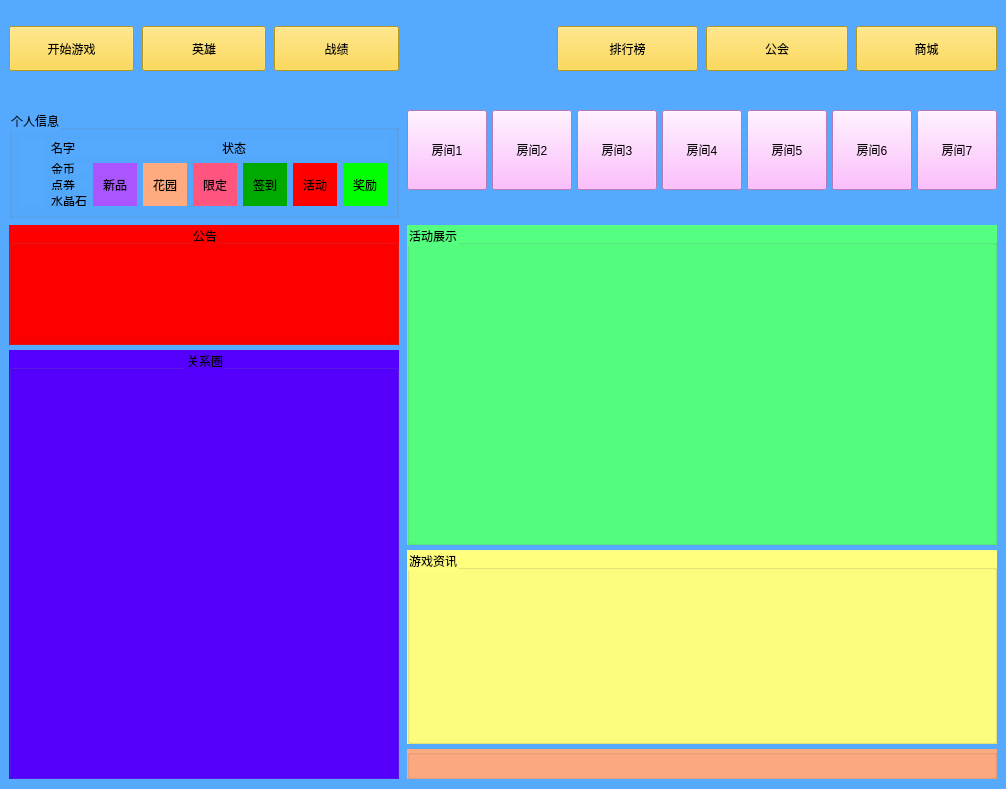
<?xml version="1.0" encoding="UTF-8"?>
<ui version="4.0">
 <class>GameFrameUI</class>
 <widget class="QWidget" name="GameFrameUI">
  <property name="enabled">
   <bool>true</bool>
  </property>
  <property name="geometry">
   <rect>
    <x>0</x>
    <y>0</y>
    <width>1006</width>
    <height>789</height>
   </rect>
  </property>
  <property name="minimumSize">
   <size>
    <width>800</width>
    <height>500</height>
   </size>
  </property>
  <property name="windowTitle">
   <string>Form</string>
  </property>
  <property name="styleSheet">
   <string notr="true">background-color: rgb(85, 170, 255);</string>
  </property>
  <layout class="QGridLayout" name="gridLayout">
   <property name="leftMargin">
    <number>9</number>
   </property>
   <property name="topMargin">
    <number>9</number>
   </property>
   <property name="rightMargin">
    <number>9</number>
   </property>
   <property name="bottomMargin">
    <number>10</number>
   </property>
   <property name="horizontalSpacing">
    <number>8</number>
   </property>
   <property name="verticalSpacing">
    <number>5</number>
   </property>
   <item row="4" column="0" rowspan="3" colspan="3">
    <widget class="QGroupBox" name="groupBox_4">
     <property name="styleSheet">
      <string notr="true">background-color: rgb(85, 0, 255);</string>
     </property>
     <property name="title">
      <string>关系圈</string>
     </property>
     <property name="alignment">
      <set>Qt::AlignCenter</set>
     </property>
    </widget>
   </item>
   <item row="2" column="0" colspan="3">
    <widget class="QGroupBox" name="groupBox">
     <property name="maximumSize">
      <size>
       <width>500</width>
       <height>108</height>
      </size>
     </property>
     <property name="styleSheet">
      <string notr="true"/>
     </property>
     <property name="title">
      <string>个人信息</string>
     </property>
     <layout class="QGridLayout" name="gridLayout_2">
      <item row="0" column="0">
       <widget class="QLabel" name="labelHead">
        <property name="minimumSize">
         <size>
          <width>0</width>
          <height>0</height>
         </size>
        </property>
        <property name="maximumSize">
         <size>
          <width>60</width>
          <height>16777215</height>
         </size>
        </property>
        <property name="text">
         <string/>
        </property>
        <property name="pixmap">
         <pixmap resource="imgage.qrc">:/img/icon.png</pixmap>
        </property>
        <property name="scaledContents">
         <bool>true</bool>
        </property>
       </widget>
      </item>
      <item row="0" column="1">
       <layout class="QVBoxLayout" name="verticalLayout_2">
        <item>
         <layout class="QHBoxLayout" name="horizontalLayout">
          <item>
           <widget class="QLabel" name="labelName">
            <property name="text">
             <string>名字</string>
            </property>
           </widget>
          </item>
          <item>
           <widget class="QLabel" name="labelState">
            <property name="text">
             <string>状态</string>
            </property>
           </widget>
          </item>
         </layout>
        </item>
        <item>
         <layout class="QHBoxLayout" name="horizontalLayout_3">
          <item>
           <layout class="QHBoxLayout" name="horizontalLayout_2">
            <item>
             <layout class="QVBoxLayout" name="verticalLayout">
              <item>
               <widget class="QLabel" name="labelGold">
                <property name="text">
                 <string>金币</string>
                </property>
               </widget>
              </item>
              <item>
               <widget class="QLabel" name="label_2">
                <property name="text">
                 <string>点券</string>
                </property>
               </widget>
              </item>
              <item>
               <widget class="QLabel" name="label_4">
                <property name="text">
                 <string>水晶石</string>
                </property>
               </widget>
              </item>
             </layout>
            </item>
            <item>
             <widget class="UILabel" name="label_newGoods">
              <property name="minimumSize">
               <size>
                <width>44</width>
                <height>0</height>
               </size>
              </property>
              <property name="styleSheet">
               <string notr="true">background-color: rgb(170, 85, 255);</string>
              </property>
              <property name="text">
               <string>新品</string>
              </property>
              <property name="alignment">
               <set>Qt::AlignCenter</set>
              </property>
             </widget>
            </item>
            <item>
             <widget class="UILabel" name="label_6">
              <property name="minimumSize">
               <size>
                <width>44</width>
                <height>0</height>
               </size>
              </property>
              <property name="styleSheet">
               <string notr="true">background-color: rgb(255, 170, 127);</string>
              </property>
              <property name="text">
               <string>花园</string>
              </property>
              <property name="alignment">
               <set>Qt::AlignCenter</set>
              </property>
             </widget>
            </item>
            <item>
             <widget class="UILabel" name="label_5">
              <property name="minimumSize">
               <size>
                <width>44</width>
                <height>0</height>
               </size>
              </property>
              <property name="styleSheet">
               <string notr="true">background-color: rgb(255, 85, 127);</string>
              </property>
              <property name="text">
               <string>限定</string>
              </property>
              <property name="alignment">
               <set>Qt::AlignCenter</set>
              </property>
             </widget>
            </item>
            <item>
             <widget class="UILabel" name="label_9">
              <property name="minimumSize">
               <size>
                <width>44</width>
                <height>0</height>
               </size>
              </property>
              <property name="styleSheet">
               <string notr="true">background-color: rgb(0, 170, 0);</string>
              </property>
              <property name="text">
               <string>签到</string>
              </property>
              <property name="alignment">
               <set>Qt::AlignCenter</set>
              </property>
             </widget>
            </item>
            <item>
             <widget class="UILabel" name="label_10">
              <property name="minimumSize">
               <size>
                <width>44</width>
                <height>0</height>
               </size>
              </property>
              <property name="styleSheet">
               <string notr="true">background-color: rgb(255, 0, 0);</string>
              </property>
              <property name="text">
               <string>活动</string>
              </property>
              <property name="alignment">
               <set>Qt::AlignCenter</set>
              </property>
             </widget>
            </item>
            <item>
             <widget class="UILabel" name="label_8">
              <property name="minimumSize">
               <size>
                <width>44</width>
                <height>0</height>
               </size>
              </property>
              <property name="styleSheet">
               <string notr="true">background-color: rgb(0, 255, 0);</string>
              </property>
              <property name="text">
               <string>奖励</string>
              </property>
              <property name="alignment">
               <set>Qt::AlignCenter</set>
              </property>
             </widget>
            </item>
           </layout>
          </item>
         </layout>
        </item>
       </layout>
      </item>
     </layout>
    </widget>
   </item>
   <item row="5" column="3" colspan="4">
    <widget class="QGroupBox" name="groupBox_5">
     <property name="minimumSize">
      <size>
       <width>0</width>
       <height>120</height>
      </size>
     </property>
     <property name="styleSheet">
      <string notr="true">background-color: rgb(255, 255, 127);</string>
     </property>
     <property name="title">
      <string>游戏资讯</string>
     </property>
    </widget>
   </item>
   <item row="3" column="3" rowspan="2" colspan="4">
    <widget class="QGroupBox" name="groupBox_2">
     <property name="styleSheet">
      <string notr="true">background-color: rgb(85, 255, 127);</string>
     </property>
     <property name="title">
      <string>活动展示</string>
     </property>
    </widget>
   </item>
   <item row="3" column="0" colspan="3">
    <widget class="QGroupBox" name="groupBox_3">
     <property name="minimumSize">
      <size>
       <width>0</width>
       <height>120</height>
      </size>
     </property>
     <property name="maximumSize">
      <size>
       <width>16777215</width>
       <height>120</height>
      </size>
     </property>
     <property name="styleSheet">
      <string notr="true">background-color: rgb(255, 0, 0);</string>
     </property>
     <property name="title">
      <string>公告</string>
     </property>
     <property name="alignment">
      <set>Qt::AlignCenter</set>
     </property>
    </widget>
   </item>
   <item row="6" column="3" colspan="4">
    <widget class="QGroupBox" name="groupBox_6">
     <property name="minimumSize">
      <size>
       <width>0</width>
       <height>30</height>
      </size>
     </property>
     <property name="maximumSize">
      <size>
       <width>16777215</width>
       <height>30</height>
      </size>
     </property>
     <property name="styleSheet">
      <string notr="true">background-color: rgb(255, 170, 127);</string>
     </property>
     <property name="title">
      <string/>
     </property>
     <property name="alignment">
      <set>Qt::AlignCenter</set>
     </property>
    </widget>
   </item>
   <item row="0" column="1">
    <widget class="QPushButton" name="pushButton_2">
     <property name="minimumSize">
      <size>
       <width>0</width>
       <height>45</height>
      </size>
     </property>
     <property name="styleSheet">
      <string notr="true">background-color: rgb(255, 209, 39);</string>
     </property>
     <property name="text">
      <string>英雄</string>
     </property>
    </widget>
   </item>
   <item row="0" column="3">
    <widget class="QLabel" name="label">
     <property name="minimumSize">
      <size>
       <width>120</width>
       <height>80</height>
      </size>
     </property>
     <property name="maximumSize">
      <size>
       <width>180</width>
       <height>80</height>
      </size>
     </property>
     <property name="text">
      <string/>
     </property>
     <property name="textFormat">
      <enum>Qt::PlainText</enum>
     </property>
     <property name="pixmap">
      <pixmap resource="imgage.qrc">:/img/liaowt.png</pixmap>
     </property>
     <property name="scaledContents">
      <bool>true</bool>
     </property>
     <property name="alignment">
      <set>Qt::AlignCenter</set>
     </property>
    </widget>
   </item>
   <item row="0" column="5">
    <widget class="QPushButton" name="pushButton_5">
     <property name="minimumSize">
      <size>
       <width>0</width>
       <height>45</height>
      </size>
     </property>
     <property name="styleSheet">
      <string notr="true">background-color: rgb(255, 209, 39);</string>
     </property>
     <property name="text">
      <string>公会</string>
     </property>
    </widget>
   </item>
   <item row="0" column="4">
    <widget class="QPushButton" name="pushButton_4">
     <property name="minimumSize">
      <size>
       <width>0</width>
       <height>45</height>
      </size>
     </property>
     <property name="styleSheet">
      <string notr="true">background-color: rgb(255, 209, 39);</string>
     </property>
     <property name="text">
      <string>排行榜</string>
     </property>
    </widget>
   </item>
   <item row="0" column="6">
    <widget class="QPushButton" name="pushButton_6">
     <property name="minimumSize">
      <size>
       <width>0</width>
       <height>45</height>
      </size>
     </property>
     <property name="styleSheet">
      <string notr="true">background-color: rgb(255, 209, 39);</string>
     </property>
     <property name="text">
      <string>商城</string>
     </property>
    </widget>
   </item>
   <item row="2" column="3" colspan="4">
    <layout class="QHBoxLayout" name="horizontalLayout_4" stretch="0,2,0,0,0,0,0">
     <property name="spacing">
      <number>5</number>
     </property>
     <property name="sizeConstraint">
      <enum>QLayout::SetFixedSize</enum>
     </property>
     <property name="leftMargin">
      <number>0</number>
     </property>
     <property name="topMargin">
      <number>1</number>
     </property>
     <property name="bottomMargin">
      <number>30</number>
     </property>
     <item>
      <widget class="QPushButton" name="pushButton_Fight">
       <property name="minimumSize">
        <size>
         <width>80</width>
         <height>80</height>
        </size>
       </property>
       <property name="maximumSize">
        <size>
         <width>80</width>
         <height>80</height>
        </size>
       </property>
       <property name="styleSheet">
        <string notr="true">background-color: rgb(255, 170, 255);</string>
       </property>
       <property name="text">
        <string>房间1</string>
       </property>
      </widget>
     </item>
     <item>
      <widget class="QPushButton" name="pushButton_Multiplayer">
       <property name="minimumSize">
        <size>
         <width>80</width>
         <height>80</height>
        </size>
       </property>
       <property name="maximumSize">
        <size>
         <width>80</width>
         <height>80</height>
        </size>
       </property>
       <property name="styleSheet">
        <string notr="true">background-color: rgb(255, 170, 255);</string>
       </property>
       <property name="text">
        <string>房间2</string>
       </property>
      </widget>
     </item>
     <item>
      <widget class="QPushButton" name="pushButton_SameTable">
       <property name="minimumSize">
        <size>
         <width>80</width>
         <height>80</height>
        </size>
       </property>
       <property name="maximumSize">
        <size>
         <width>80</width>
         <height>80</height>
        </size>
       </property>
       <property name="styleSheet">
        <string notr="true">background-color: rgb(255, 170, 255);</string>
       </property>
       <property name="text">
        <string>房间3</string>
       </property>
      </widget>
     </item>
     <item>
      <widget class="QPushButton" name="pushButton_Guess">
       <property name="minimumSize">
        <size>
         <width>80</width>
         <height>80</height>
        </size>
       </property>
       <property name="maximumSize">
        <size>
         <width>80</width>
         <height>80</height>
        </size>
       </property>
       <property name="styleSheet">
        <string notr="true">background-color: rgb(255, 170, 255);</string>
       </property>
       <property name="text">
        <string>房间4</string>
       </property>
      </widget>
     </item>
     <item>
      <widget class="QPushButton" name="pushButton_GamesCity">
       <property name="minimumSize">
        <size>
         <width>80</width>
         <height>80</height>
        </size>
       </property>
       <property name="maximumSize">
        <size>
         <width>80</width>
         <height>80</height>
        </size>
       </property>
       <property name="styleSheet">
        <string notr="true">background-color: rgb(255, 170, 255);</string>
       </property>
       <property name="text">
        <string>房间5</string>
       </property>
      </widget>
     </item>
     <item>
      <widget class="QPushButton" name="pushButton_DualMeet">
       <property name="minimumSize">
        <size>
         <width>80</width>
         <height>80</height>
        </size>
       </property>
       <property name="maximumSize">
        <size>
         <width>80</width>
         <height>80</height>
        </size>
       </property>
       <property name="styleSheet">
        <string notr="true">background-color: rgb(255, 170, 255);</string>
       </property>
       <property name="text">
        <string>房间6</string>
       </property>
      </widget>
     </item>
     <item>
      <widget class="QPushButton" name="pushButton_Smart">
       <property name="minimumSize">
        <size>
         <width>80</width>
         <height>80</height>
        </size>
       </property>
       <property name="maximumSize">
        <size>
         <width>80</width>
         <height>80</height>
        </size>
       </property>
       <property name="styleSheet">
        <string notr="true">background-color: rgb(255, 170, 255);</string>
       </property>
       <property name="text">
        <string>房间7</string>
       </property>
      </widget>
     </item>
    </layout>
   </item>
   <item row="0" column="0">
    <widget class="QPushButton" name="pushButton">
     <property name="minimumSize">
      <size>
       <width>0</width>
       <height>45</height>
      </size>
     </property>
     <property name="styleSheet">
      <string notr="true">background-color: rgb(255, 209, 39);</string>
     </property>
     <property name="text">
      <string>开始游戏</string>
     </property>
    </widget>
   </item>
   <item row="0" column="2">
    <widget class="QPushButton" name="pushButton_3">
     <property name="minimumSize">
      <size>
       <width>0</width>
       <height>45</height>
      </size>
     </property>
     <property name="styleSheet">
      <string notr="true">background-color: rgb(255, 209, 39);</string>
     </property>
     <property name="text">
      <string>战绩</string>
     </property>
    </widget>
   </item>
   <item row="1" column="3">
    <spacer name="verticalSpacer">
     <property name="orientation">
      <enum>Qt::Vertical</enum>
     </property>
     <property name="sizeType">
      <enum>QSizePolicy::Fixed</enum>
     </property>
     <property name="sizeHint" stdset="0">
      <size>
       <width>20</width>
       <height>15</height>
      </size>
     </property>
    </spacer>
   </item>
  </layout>
 </widget>
 <customwidgets>
  <customwidget>
   <class>UILabel</class>
   <extends>QLabel</extends>
   <header>base/UI/uilabel.h</header>
  </customwidget>
 </customwidgets>
 <tabstops>
  <tabstop>pushButton</tabstop>
  <tabstop>pushButton_2</tabstop>
  <tabstop>pushButton_3</tabstop>
  <tabstop>pushButton_4</tabstop>
  <tabstop>pushButton_5</tabstop>
  <tabstop>pushButton_6</tabstop>
 </tabstops>
 <resources>
  <include location="imgage.qrc"/>
 </resources>
 <connections/>
</ui>
